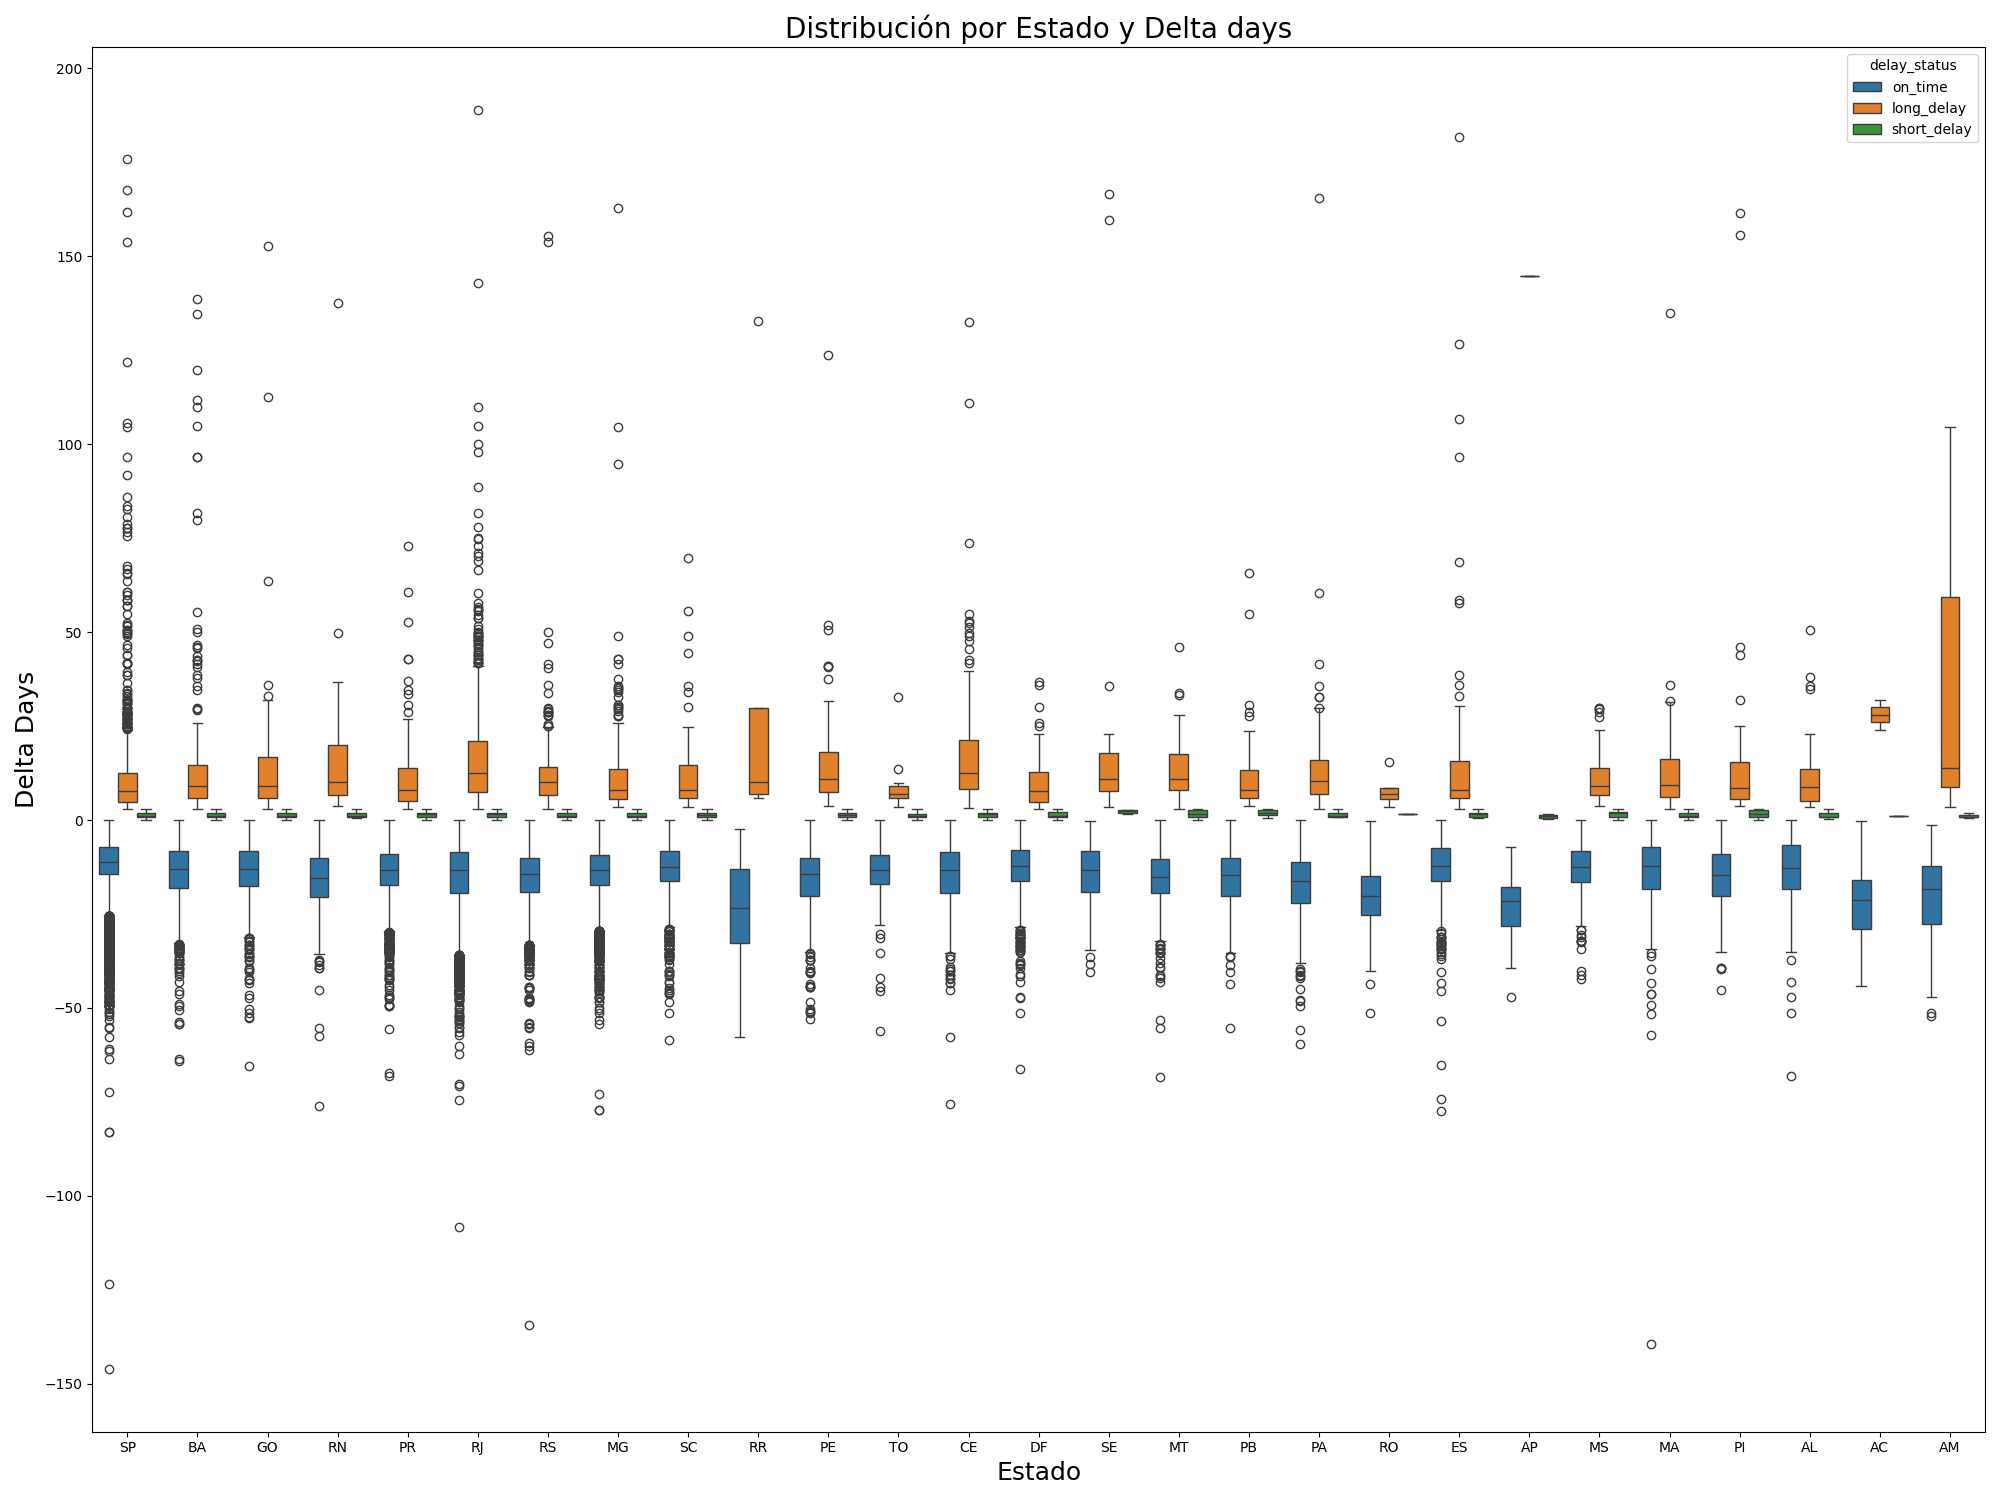

Reproduce this figure in Python.
# %% [markdown]
# Implementa un programa que construya una visualización que permite observar la distribución de la variable delta_days a lo largo de los estados de Brasil. Dicha visualización deberá segmentarse o aperturarse de forma que permita revisar la variación a través diferentes valores del campo delay_status. Dicho script se llamarán “3_c_delta_day_by_state_and_delay_type.py” y la figura resultante del mismo se denominará “3_c_delta_day_by_state_and_delay_type.png”.

# %%
#Preparando el ambiente
import pandas as pd
import matplotlib.pyplot as plt
import seaborn as sns

# %%
#Leyendo los datos
datos = pd.read_csv("oilst_processed.csv")

# %%
#Se seleccionan las columnas importantes
datos = datos[['delta_days', 'customer_state', 'delay_status']]


# %%
#Se eliminan valores nulos
datos.dropna(subset=['delta_days'], inplace=True)

# %%
#Se crea el gráfico 
plt.figure(figsize=(20,15))
sns.boxplot(data=datos, x='customer_state', y='delta_days', hue='delay_status')

plt.title("Distribución por Estado y Delta days", fontsize=20)
plt.xlabel("Estado", fontsize=18)
plt.ylabel("Delta Days", fontsize=18)
plt.tight_layout()
plt.savefig("3_c_delta_day_by_state_and_delay_type.png")
plt.show()